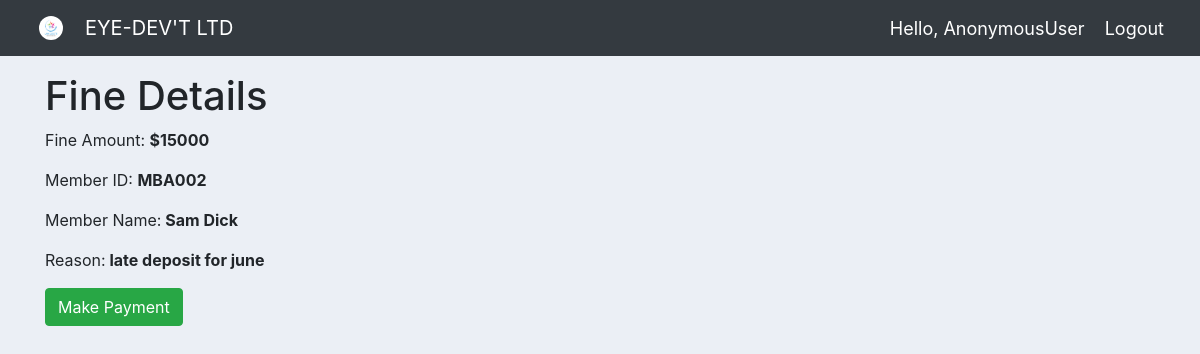
The page /fine/1/ on the database its author committed.
### kyaclub_app/models.py (models this page shows, shortened)
class Fine(models.Model):
    status_choices = (("paid","paid"), ("unpaid","unpaid"))
    member = models.ForeignKey(Member, on_delete=models.CASCADE)
    reason = models.CharField(max_length=200, null=False)
    amount = models.PositiveIntegerField()
    status = models.CharField(max_length=30, choices = status_choices, default="unpaid")
    issue_date = models.DateField()
    clearance_date = models.DateField(validators=[MinValueValidator(datetime.date.today)])

class Member(models.Model):
    sex_choices = (("Male","male"), ("Female","Female"))
    status_choices = (("Married","Married"),("Single","Single"),
                        ("Windowed","Windowed"),("Divorsed","Divorsed"))
    member_id =models.CharField(max_length=10, primary_key=True )
    full_name = models.CharField(max_length=200, null=False)
    nin = models.CharField(max_length=100)
    occupation=models.CharField(max_length=500)
    sex = models.CharField(max_length=10,choices = sex_choices)
    marital_status = models.CharField(max_length=30, choices=status_choices)
    email = models.EmailField(max_length=100)
    telephone = models.PositiveIntegerField()
    date_of_birth = models.DateField(validators=[MaxValueValidator(datetime.date.today)])
    current_address = models.CharField(max_length=300)
    home_address = models.CharField(max_length=300)
    Registered_date = models.DateTimeField(auto_now_add=True)

### kyaclub_app/views.py (the view)
# urls.py: path('fine/<int:fine_id>/', views.fine_detail, name='fine_detail'),
def fine_detail(request, fine_id):
    fine_application = get_object_or_404(Fine, id=fine_id)
    fines = Fine.objects.all() #.order_by("-date_created")
    context ={
                'fine_application': fine_application,
                'fines' : fines,
    }
    return render(request, 'members/fine_details.html', context)

### kyaclub_app/templates/members/fine_details.html
{% extends 'members/main.html' %}
{% load crispy_forms_tags %}
{% load static %}
{% block content  %}
    <link rel="stylesheet" href="{% static 'css/main.css' %}">
<div class="container" ><br>
    <h1>Fine Details</h1>
    <p>Fine Amount: <strong>${{ fine_application.amount }}</strong></p>
    <p>Member ID: <strong>{{ fine_application.member_id}}</strong></p>
    <p>Member Name:<strong> {{ fine_application.member.full_name}}</strong></p>
    <p>Reason:<strong> {{ fine_application.reason }}</strong></p>
    {% if fine_application.status == 'unpaid' %}
       <a class="btn btn-success" href="{% url 'make_payment' fine_id=fine_application.id %}">Make Payment</a>
    {% else %}
    <p><strong> loan payment completed,</strong> Thank you for paying your loan</p>
    <a href="{% url 'fine_create'  %}">New application</a>
    {% endif %}
</div>
{% endblock content %}

### kyaclub_app/static/css/main.css (style rules this page uses)
body { background-color: #ebeff5; }

### rows shown on the page
Fine: amount "15000", member_id "MBA002", member.full_name "Sam Dick", reason "late deposit for june"

### other values the page prints
{{ request.user }} "AnonymousUser"
